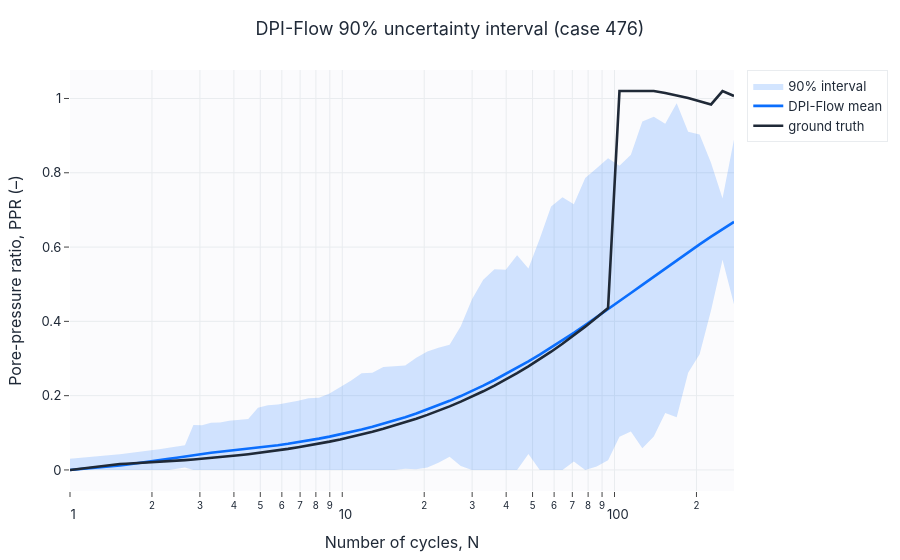
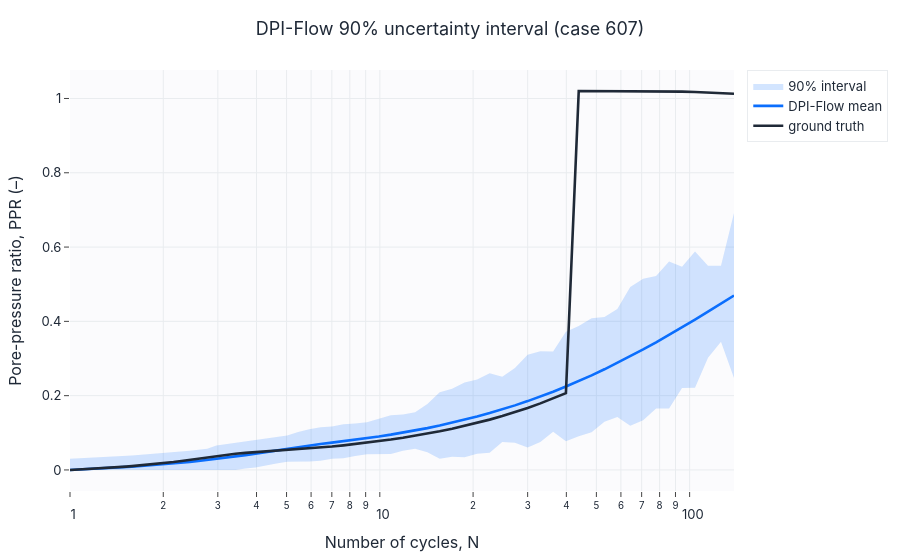

The notebook cell saved with these charts, in order:
### Markdown cell above
## DPI-Flow uncertainty bands

### Code cell
std = np.sqrt(np.exp(dpi_out["traj_logvar"]))
for idx in pick[:2]:
    mean = dpi_out["traj_mean"][idx]
    lower = np.clip(mean - 1.64 * std[idx], 0, 1.05); upper = np.clip(mean + 1.64 * std[idx], 0, 1.05)
    line_with_bands(cycles[idx], mean, lower, upper,
                    extra=[{"x": cycles[idx], "y": r_true[idx], "name": "ground truth", "color": "#1f2937", "width": 2.6}],
                    mean_name="DPI-Flow mean", band_name="90% interval",
                    title=f"DPI-Flow 90% uncertainty interval (case {idx})",
                    xlabel="Number of cycles, N", ylabel="Pore-pressure ratio, PPR (–)", logx=True,
                    save=SAVE_FIGS, fig_id=f"3_3_uncertainty_case_{idx}").show()
